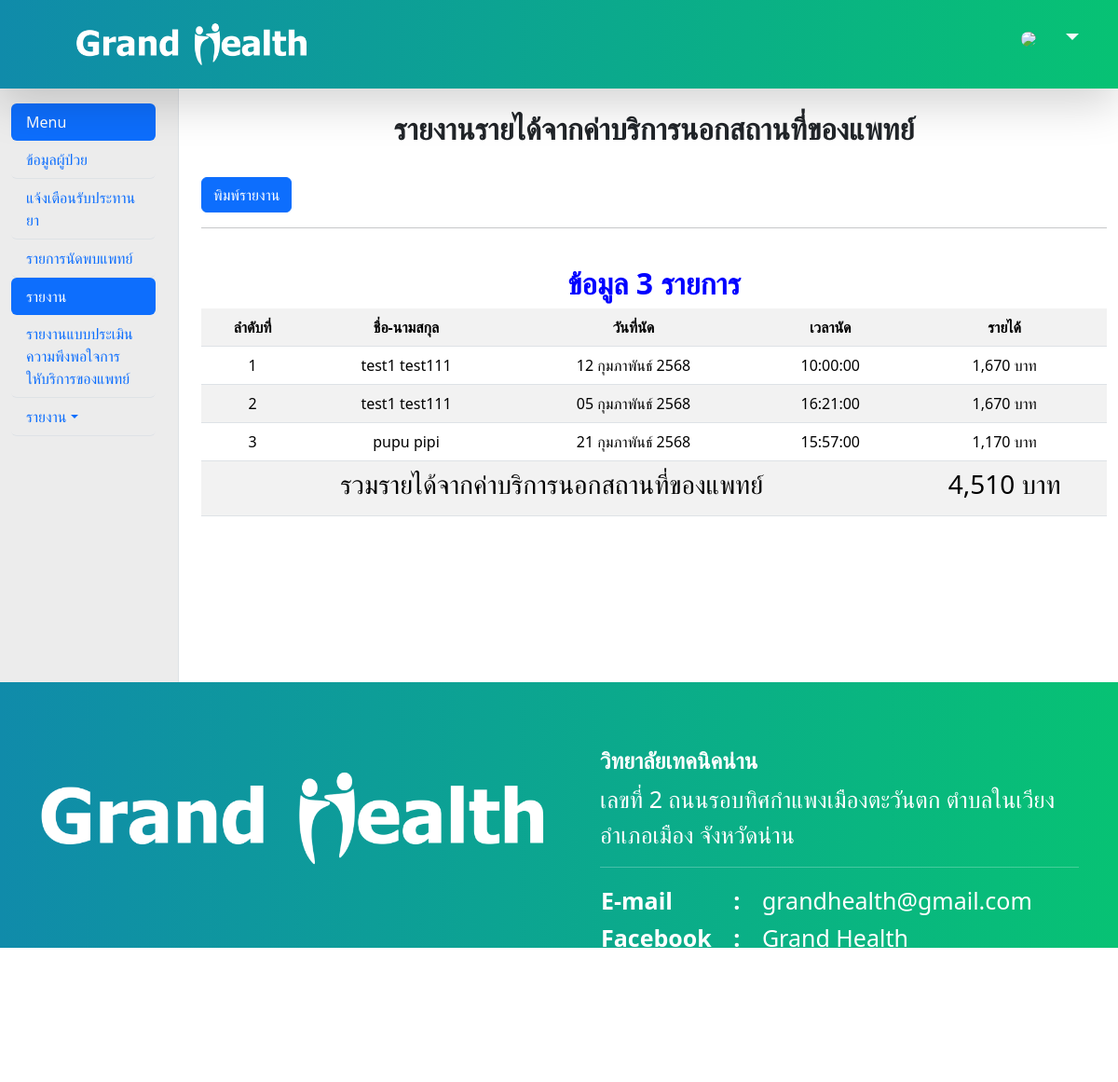
The app's page /doctor/remeet.php with its own data.
### tables this page shows
CREATE TABLE `tb_meet` (
  `id_meet` int(10) NOT NULL,
  `id_user` int(10) NOT NULL,
  `day_meet` date NOT NULL,
  `time_meet` time NOT NULL,
  `detail_meet` text NOT NULL,
  `type_cost` int(1) NOT NULL,
  `total` int(10) NOT NULL,
  `status_meet` char(1) NOT NULL
);

CREATE TABLE `tb_user` (
  `id_user` int(10) NOT NULL,
  `name_user` varchar(100) NOT NULL,
  `sname_user` varchar(100) NOT NULL,
  `user` varchar(100) NOT NULL,
  `pass` varchar(100) NOT NULL,
  `born` date NOT NULL,
  `sex` int(1) NOT NULL,
  `tel` varchar(10) NOT NULL,
  `addr` text NOT NULL,
  `sys` int(10) NOT NULL,
  `dia` int(10) NOT NULL,
  `heart` int(10) NOT NULL,
  `dise` text NOT NULL,
  `coin_user` int(10) NOT NULL,
  `status_mem` int(1) NOT NULL,
  `id_pack` int(10) NOT NULL,
  `status_pack` char(1) NOT NULL,
  `pic_user` varchar(100) NOT NULL,
  `status_on` char(1) NOT NULL
);

### doctor/function_sum.php (called while the page is built, shortened)
<?php
    function displaydate($x){
        $date_m=array("มกราคม","กุมภาพันธ์","มีนาคม","เมษายน","พฤษภาคม","มิถุนายน","กรกฏาคม","สิงหาคม","กันยายน","ตุลาคม","พฤศจิกายน","ธันวาคม",);
        $date_array=explode("-",$x);
        $y=$date_array[0]+543;
        $m=$date_array[1]-1;
        $d=$date_array[2];
        $m=$date_m[$m];
        $displaydate="$d $m $y";
        return $displaydate;
    }
?>

### doctor/remeet.php (the view, shortened to what this page needs)
<?php
    include "function_sum.php";
    include "head2.php";
    $sql="select * from tb_meet,tb_user where tb_meet.id_user=tb_user.id_user and status_meet='y'";
    $result=mysqli_query($conn,$sql);
    $num=mysqli_num_rows($result);
?>
<div class="row">
    <div class="col-lg-2 col-sm-2 col-12 border-end bg-1">
        <?php include "navbar.php";?>
    </div>
    <div class="col-lg-10 col-sm-10 col-12">
        <div class="container"><br>
            <center><h2><b>รายงานรายได้จากค่าบริการนอกสถานที่ของแพทย์</b></h2></center><br>
            <a class="btn btn-primary" href="remeet2.php" targer="_blank">พิมพ์รายงาน</a><br><hr><br>
            <?php
                if($num==0){
                    echo "<center><h2><b><font color='red'>ไม่พบข้อมูล</font></b></h2></center>";
                }else{
                    echo "<center><h2><b><font color='blue'>ข้อมูล $num รายการ</font></b></h2></center>";
            ?>
            <table class="table table holver table-striped">
                <tr align="center">
                    <th>ลำดับที่</th>
                    <th>ชื่อ-นามสกุล</th>
                    <th>วันที่นัด</th>
                    <th>เวลานัด</th>
                    <th>รายได้</th>
                </tr>
                <?php
                    $i=1;
                    while($read=mysqli_fetch_assoc($result)){
                        $id_meet=$read["id_meet"];
                        $name_user=$read["name_user"];
                        $sname_user=$read["sname_user"];
                        $day_meet=$read["day_meet"];
                        if($day_meet!=""){
                            $day_meet=displaydate($day_meet);
                        }
                        $time_meet=$read["time_meet"];
                        $sql2="select sum(total) as total from tb_meet,tb_user where tb_meet.id_user=tb_user.id_user and tb_meet.id_meet='$id_meet' and status_meet='y'";
                        $result2=mysqli_query($conn,$sql2);
                        $read2=mysqli_fetch_assoc($result2);
                        $total=$read2["total"];
                    ?>
                <tr align="center">
                    <td><?php echo "$i";?></td>
                    <td><?php echo "$name_user $sname_user";?></td>
                    <td><?php echo "$day_meet";?></td>
                    <td><?php echo "$time_meet";?></td>
                    <td><?php echo "".number_format($total)." บาท";?></td>
                </tr>
                <?php
                    $i++;
                    $net+=$total;
                    }
                ?>
                <tr align="center">
                    <th colspan="4"><h3>รวมรายได้จากค่าบริการนอกสถานที่ของแพทย์</h3></th>
                    <th><h3><?php echo "".number_format($net)." บาท";?></h3></th>
                </tr>
            </table>
            <?php } ?>
        </div>
    </div>
</div>
<?php include "footer.php";?>

### doctor/css/style.css (style rules this page uses)
.bg-1 { background: #ececec; }

### records on screen
tb_meet: id_user.name_user "test1", id_user.sname_user "test111", day_meet "12 กุมภาพันธ์ 2568", time_meet "10:00:00", total "1,670"
tb_meet: id_user.name_user "test1", id_user.sname_user "test111", day_meet "05 กุมภาพันธ์ 2568", time_meet "16:21:00", total "1,670"
tb_meet: id_user.name_user "pupu", id_user.sname_user "pipi", day_meet "21 กุมภาพันธ์ 2568", time_meet "15:57:00", total "1,170"

### other values on screen
$num "3"
$net "4,510"
